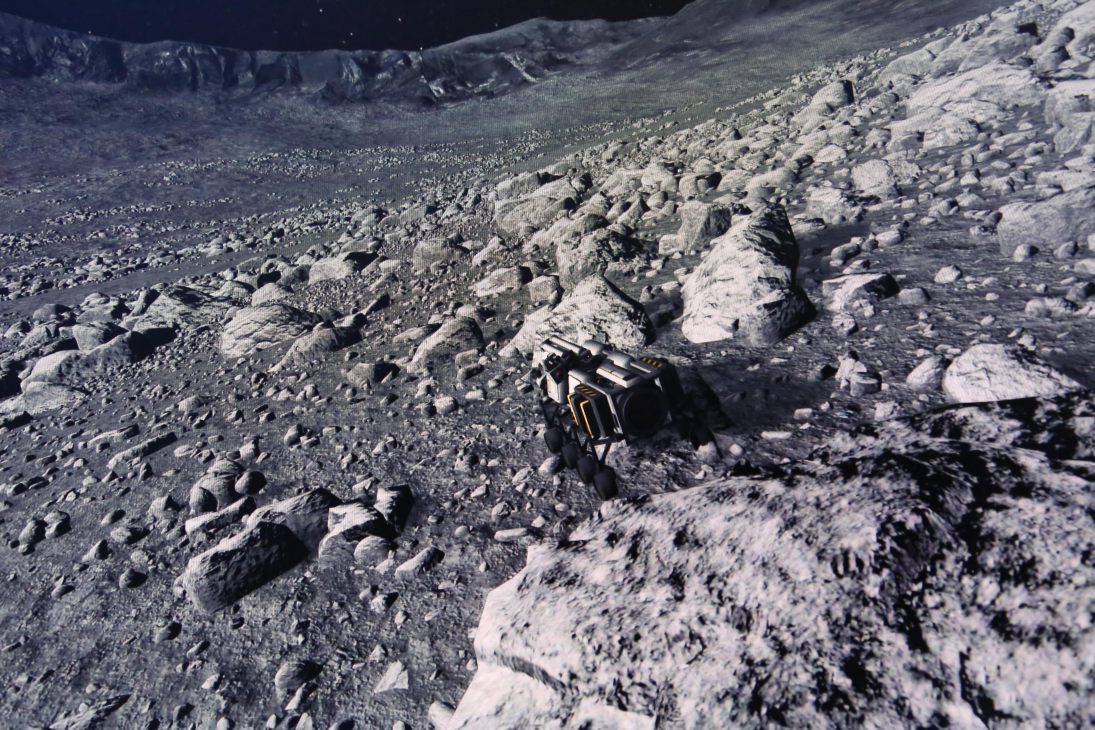
#> input picture Training/data/small_dataset/rock_0003.jpg, 5472 x 3648 px, found by its file name (shown at 1/5 size); its folder holds only this picture in this run
$ python split_collected_images.py
#> lines starting #> are read from the running program, lines starting #| are printed output that depends on the picture
from PIL import Image
import os

def split_image(image_path, output_folder, chunk_size=(512, 512)):
#> called with image_path = '../images/small_dataset/rock_0003.jpg', output_folder = '../images/small_data_png', chunk_size = (512, 512)
    image = Image.open(image_path)
#> image is the input picture: PIL image 5472x3648 RGB; mean R, G, B 102.2, 101.3, 112
    img_width, img_height = image.size
#> img_width = 5472; img_height = 3648

    basename = os.path.splitext(os.path.basename(image_path))[0]

    os.makedirs(output_folder, exist_ok=True)

    count = 0
    for top in range(0, img_height, chunk_size[1]):
        for left in range(0, img_width, chunk_size[0]):
            box = (left, top, left + chunk_size[0], top + chunk_size[1])
            cropped_image = image.crop(box)

            # Only save chunks that match the chunk_size exactly
            if cropped_image.size == chunk_size:
                chunk_name = f"{basename}_chunk_{count}.png"
                cropped_image.save(os.path.join(output_folder, chunk_name))
                count += 1
#> this loop made 8 passes
#> pass 1, in split_image, `cropped_image.save(os.path.join(output_folder, chunk_name))`:
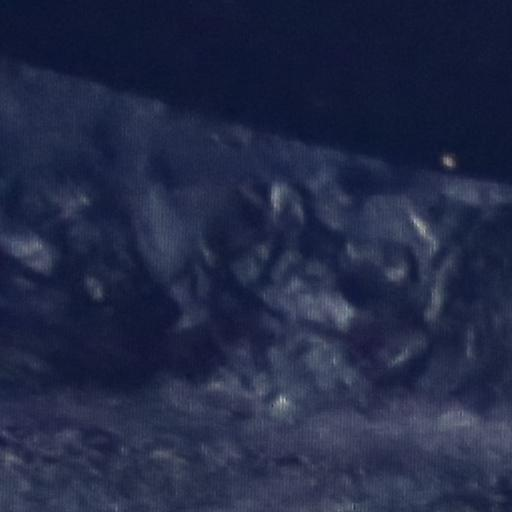
#> saved as rock_0003_chunk_0.png: PIL image 512x512 RGB; mean R, G, B 34.5, 42, 70.9
#> pass 1, in split_image, `cropped_image.save(os.path.join(output_folder, chunk_name))`:
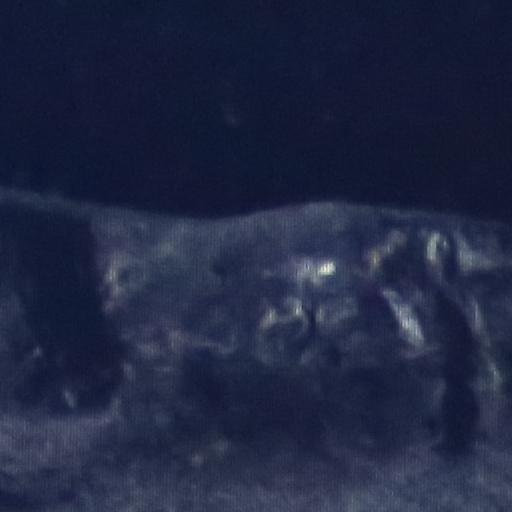
#> saved as rock_0003_chunk_1.png: PIL image 512x512 RGB; mean R, G, B 32.2, 39.1, 66.4
#> pass 1, in split_image, `cropped_image.save(os.path.join(output_folder, chunk_name))`:
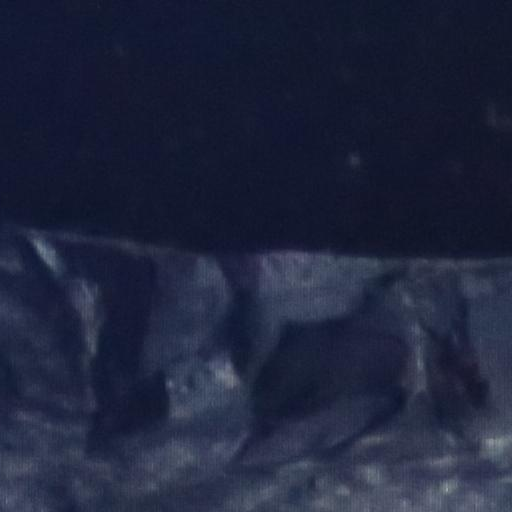
#> saved as rock_0003_chunk_2.png: PIL image 512x512 RGB; mean R, G, B 31.4, 37.1, 60.7
#> pass 1, in split_image, `cropped_image.save(os.path.join(output_folder, chunk_name))`:
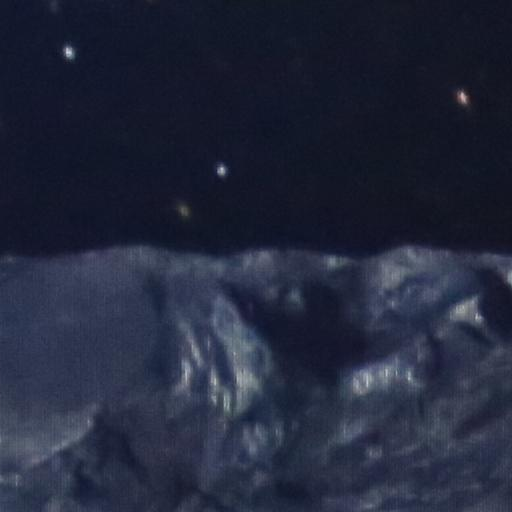
#> saved as rock_0003_chunk_3.png: PIL image 512x512 RGB; mean R, G, B 34.7, 39.9, 59.5
#> after the loop:
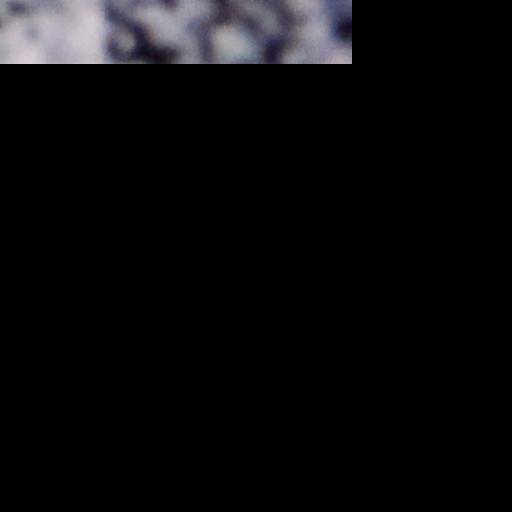
#> cropped_image: PIL image 512x512 RGB; mean R, G, B 10.9, 10.5, 11.7
#> after the loop, count = 88

    print(f"{basename}: {count} chunks created.")
#| rock_0003: 88 chunks created.

# Usage
input_folder = "../images/small_dataset"
output_folder = "../images/small_data_png"
chunk_size = (512, 512)

for filename in os.listdir(input_folder):
    if filename.lower().endswith(('.png', '.jpg', '.jpeg')):
        split_image(os.path.join(input_folder, filename), output_folder, chunk_size)

$ run again, on Training/data/small_dataset/rock_0053.jpg
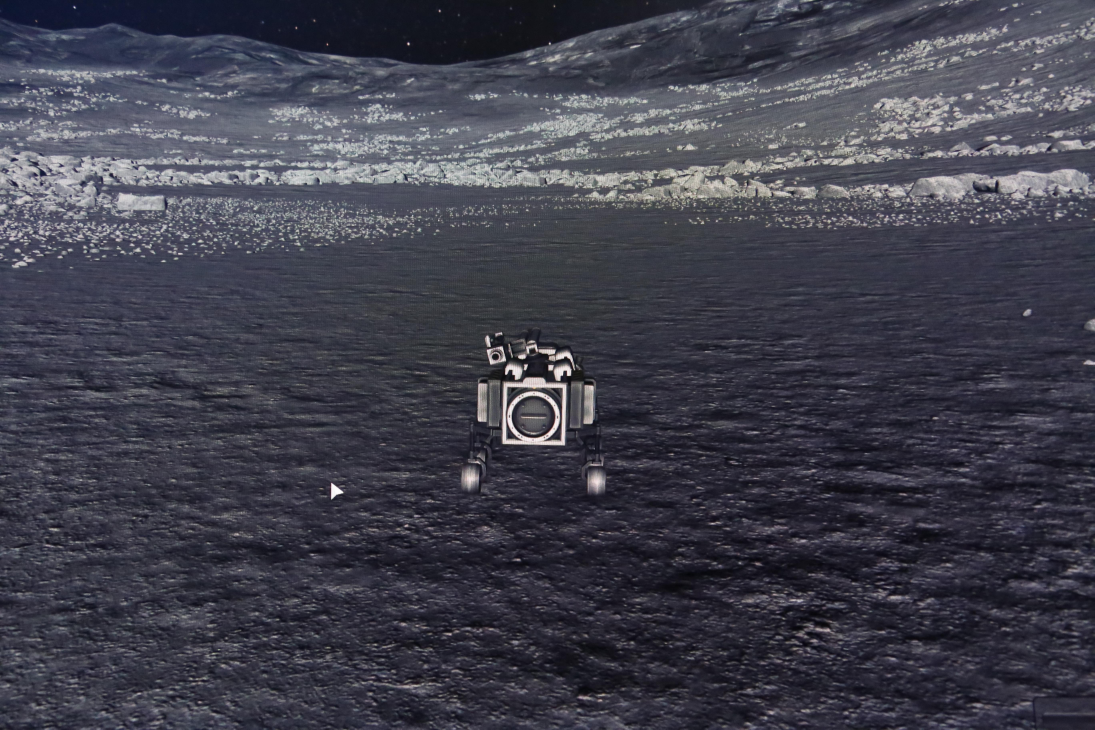
#> input picture Training/data/small_dataset/rock_0053.jpg, 5472 x 3648 px, found by its file name (shown at 1/5 size)
#> in split_image, image is the input picture: PIL image 5472x3648 RGB; mean R, G, B 64.6, 64.7, 76.8
#> the loop in split_image, `for top in range(0, img_height, chunk_size[1]):` made 8 passes
#> pass 1, in split_image, `cropped_image.save(os.path.join(output_folder, chunk_name))`:
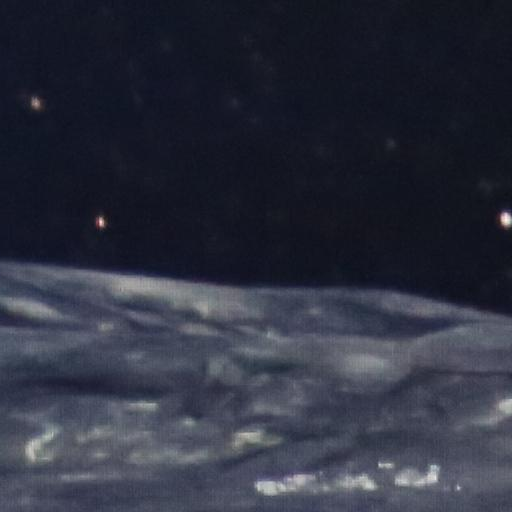
#> saved as rock_0053_chunk_3.png: PIL image 512x512 RGB; mean R, G, B 45.5, 48.5, 62.7
#> after the loop in split_image, `for top in range(0, img_height, chunk_size[1]):`:
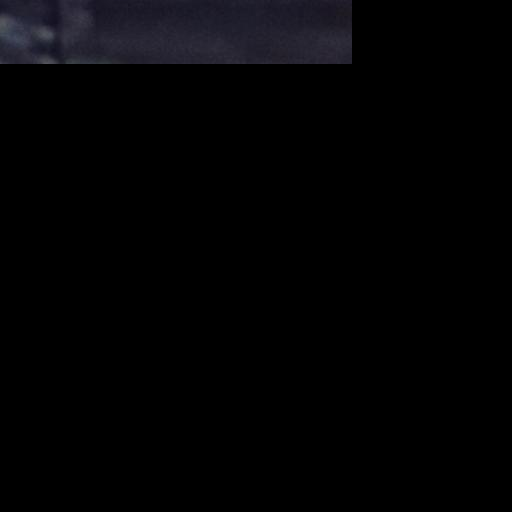
#> cropped_image: PIL image 512x512 RGB; mean R, G, B 3.1, 3, 4.2
#> after the loop in split_image, `for top in range(0, img_height, chunk_size[1]):`: count = 88
#| rock_0053: 88 chunks created.
